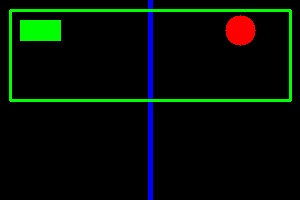
#> input picture imagen.jpg, 300 x 200 px, given in place of the camera
$ jupyter execute VC_P1.ipynb   (text cells are left out)
#> lines starting #> are read from the running program, lines starting #| are printed output that depends on the picture; after the words box and inside, x2 and y2 are one past the last pixel; in counts of white or black regions, pixels touching at a corner belong together
[cell 1]
import numpy as np
import cv2
import matplotlib.pyplot as plt

[cell 2]
def ajedrez():
    tablero_img = np.zeros((800, 800, 1), dtype=np.uint8)
    for i in range(0, 800, 100):
        for j in range(0, 800, 100):
            if ((i+j)%200 == 0):
                tablero_img[i:i+100, j:j+100] = 255

    plt.imshow(tablero_img, cmap='gray', vmin=0, vmax=255)
    plt.show()
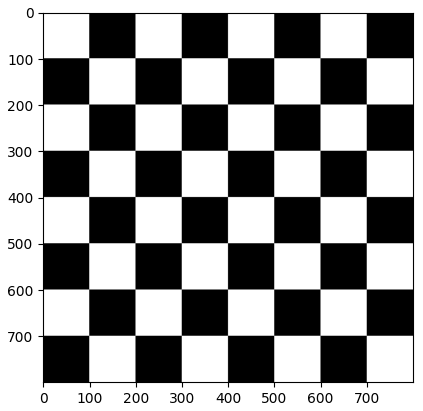
#> figure drawn by matplotlib, 1 panel

ajedrez()

[cell 3]
def mondrian():
    ancho = 400
    alto = 300
    mondrian_img = np.zeros((alto, ancho, 3), dtype=np.uint8)
    mondrian_img[:,:,:] = 40
    cv2.rectangle(mondrian_img, (10, 10), (100, int(alto/2)), (255, 255, 0), -1)
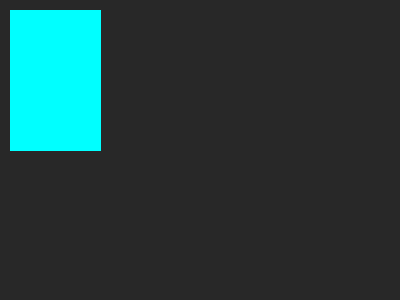
#> mondrian_img: shape (300, 400, 3); mean of channels 0, 1, 2 63, 63, 35.7; drawn as B, G, R
    cv2.rectangle(mondrian_img, (110, 10), (220, int(alto/2)), (0, 0, 255), -1)
    cv2.rectangle(mondrian_img, (230, 10), (ancho-10, int(alto/2)), (255, 255, 255), -1)
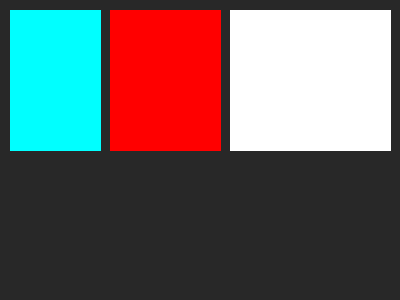
#> mondrian_img: shape (300, 400, 3); mean of channels 0, 1, 2 98.4, 98.4, 104.4; drawn as B, G, R
    cv2.rectangle(mondrian_img, (10, int(alto/2)+10), (int(ancho/2), alto-10), (255, 0, 0), -1)
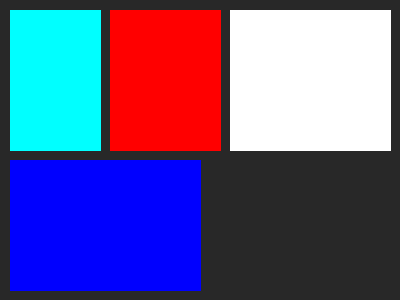
#> mondrian_img: shape (300, 400, 3); mean of channels 0, 1, 2 143.3, 90.1, 96.1; drawn as B, G, R
    cv2.rectangle(mondrian_img, (int(ancho/2)+10, int(alto/2+10)), (ancho-10, int(alto/4)*3-5), (255, 255, 0), -1)
    cv2.rectangle(mondrian_img, (int(ancho/2)+10, int(alto/4)*3+5), (ancho-10, alto-10), (0, 255, 0), -1)
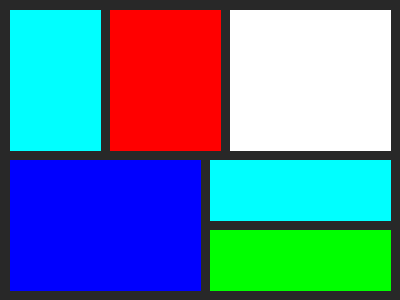
#> mondrian_img: shape (300, 400, 3); mean of channels 0, 1, 2 159.4, 129.7, 88.7; drawn as B, G, R
    plt.imshow(mondrian_img)
    plt.show()

mondrian()

[cell 4]
def pixeles_cam():
    vid = cv2.VideoCapture(0)

    while(True):
        ret, frame = vid.read()
#> frame is the input picture: shape (200, 300, 3); mean B, G, R 5.8, 13.3, 4.6
        if ret:
            gray = cv2.cvtColor(frame, cv2.COLOR_BGR2GRAY)
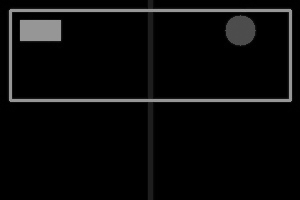
#> gray: shape (200, 300); min 0, max 156, mean 9.8

            min_x, min_y = np.where(gray == np.min(gray))
            max_x, max_y = np.where(gray == np.max(gray))
#> max_x = [10]; max_y = [11]

            # Más oscuro en azul, más claro en rojo
            cv2.circle(frame, (min_x[0], min_y[0]), 1, (255, 0, 0), 2)
#> frame: shape (200, 300, 3); 0.01% of pixels changed, all inside (x1, y1, x2, y2) = (0, 0, 3, 3)
            cv2.circle(frame, (max_x[0], max_y[0]), 1, (0, 0, 255), 2)
#> frame: shape (200, 300, 3); mean B, G, R 5.8, 13.2, 4.7

            cv2.imshow('Cam', frame)

        if cv2.waitKey(20) == 27:
#> (key Esc is pressed here)
            break

    vid.release()
    cv2.destroyAllWindows()


pixeles_cam()

[cell 5]
def pop_art():
    vid = cv2.VideoCapture(0)

    w = int(vid.get(cv2.CAP_PROP_FRAME_WIDTH))//2
    h = int(vid.get(cv2.CAP_PROP_FRAME_HEIGHT))// 2

    collage = np.zeros((h*2,w*2), dtype = np.uint8)
    tl = collage[0:h,0:w]
    tr = collage[0:h,w:w+w]
    bl = collage[h:h+h,0:w]
    br = collage[h:h+h,w:w+w]

    while True:
        ret, frameIN = vid.read()

        if ret:
            frame = cv2.resize(frameIN, (int(w),int(h)),cv2.INTER_NEAREST)
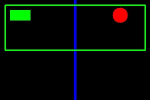
#> frame: shape (100, 150, 3); mean B, G, R 5.8, 13.3, 4.6

            grey = cv2.cvtColor(frame, cv2.COLOR_BGR2GRAY)
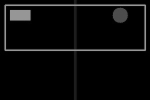
#> grey: shape (100, 150); min 0, max 152, mean 9.9
            edges = cv2.Canny(grey, 100, 200)
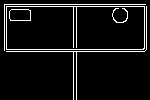
#> edges: shape (100, 150); 6.8% white in thin lines or dots
            invert = cv2.bitwise_not(edges)
#> invert: shape (100, 150); 93.2% white; black in thin lines or dots

            tl[:,:] = edges
            tr[:,:] = invert
            bl[:,:] = invert
            br[:,:] = edges

            cv2.imshow('Cam', collage)
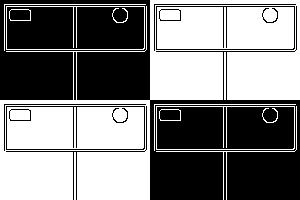
#> window 'Cam': shape (200, 300); 50% white; 14 white regions, largest, box (x1, y1, x2, y2) and area: (0, 0, 300, 200) 16922, (157, 7, 294, 49) 5558, (7, 107, 144, 149) 5558

        if cv2.waitKey(20) == 27:
#> (key Esc is pressed here)
            break

    vid.release()
    cv2.destroyAllWindows()

pop_art()
